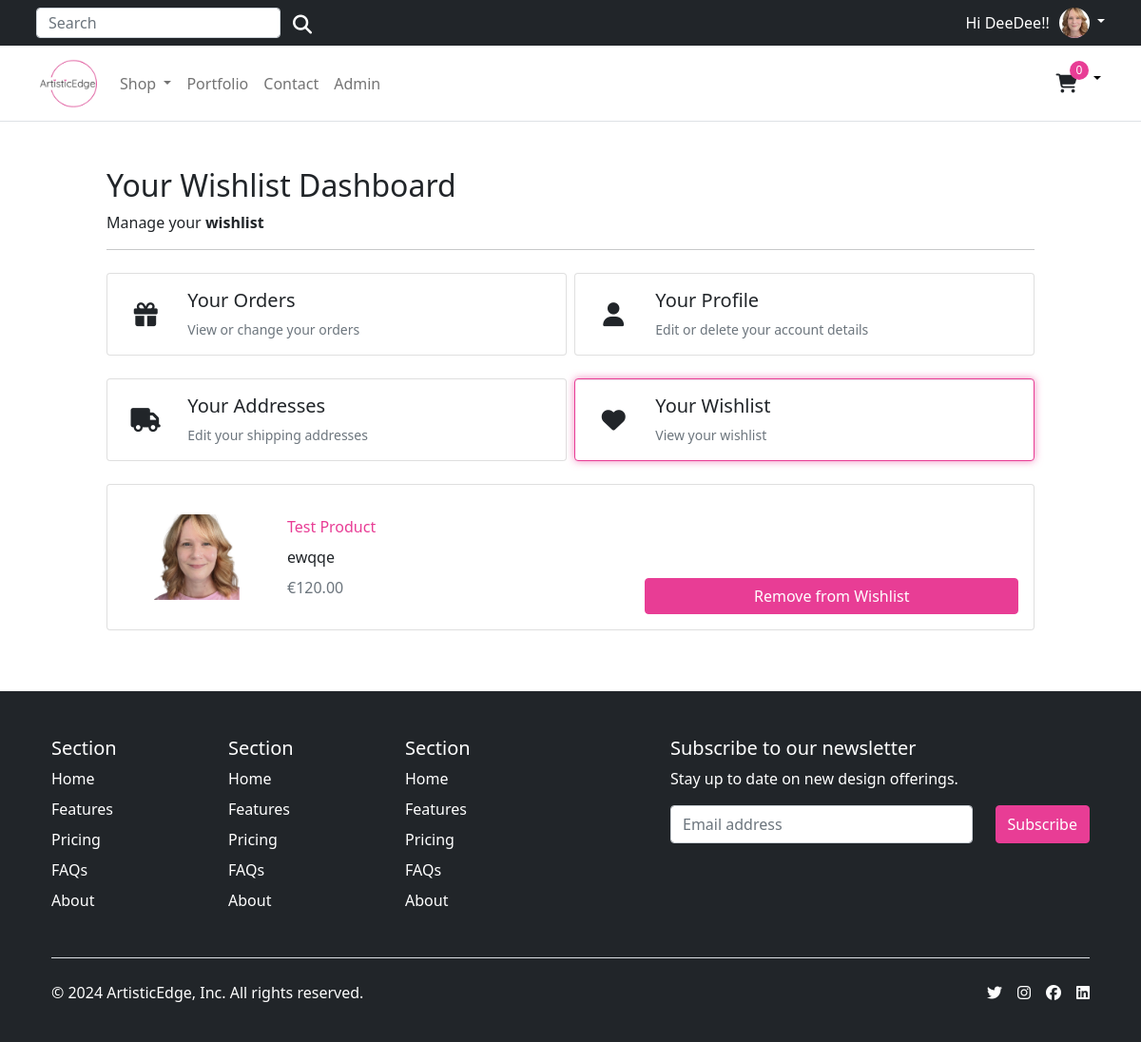
The app's page /account/wishlist/ (signed in) with its own data.
### account/models.py (models this page shows, shortened)
class Customer(AbstractBaseUser, PermissionsMixin):
    email = models.EmailField(_('email address'), unique=True)
    name = models.CharField(max_length=150)
    mobile = models.CharField(max_length=20, blank=True)
    profile_image = models.ImageField(_('profile image'), upload_to='profile_images/', null=True, blank=True)
    is_active = models.BooleanField(default=False)
    is_staff = models.BooleanField(default=False)
    created = models.DateTimeField(auto_now_add=True)
    updated = models.DateTimeField(auto_now=True)
    objects = CustomAccountManager()
    USERNAME_FIELD = 'email'
    REQUIRED_FIELDS = ['name']
    class Meta:
        verbose_name = "Accounts"
        verbose_name_plural = "Accounts"

### store/models.py (models this page shows, shortened)
class Product(models.Model):
    category = models.ForeignKey(Category, related_name='product', on_delete=models.CASCADE)
    created_by = models.ForeignKey(settings.AUTH_USER_MODEL, on_delete=models.CASCADE, related_name='product_creator')
    title = models.CharField(max_length=255)
    description = models.TextField(blank=True)
    image = models.ImageField(upload_to='images/product/', default='images/default.png')
    image_alt_text = models.CharField(max_length=255, blank=True, help_text='Product Image Alternate Text')
    slug = models.SlugField(max_length=255)
    price = models.DecimalField(max_digits=10, decimal_places=2)
    in_stock = models.BooleanField(default=True)
    is_active = models.BooleanField(default=True)
    created = models.DateTimeField(auto_now_add=True)
    updated = models.DateTimeField(auto_now=True)
    users_wishlist = models.ManyToManyField(settings.AUTH_USER_MODEL, related_name="user_wishlist", blank=True)
    average_rating = models.FloatField(default=0.0, help_text="Average Rating of the Product")
    ratings_count = models.IntegerField(default=0, help_text="Total Number of Ratings")
    objects = models.Manager()
    products = ProductManager()
    class Meta:
        verbose_name_plural = 'Products'
        ordering = ('-created',)

### account/views.py (the view)
# urls.py: path("wishlist/", views.wishlist, name="wishlist"),
@login_required
def wishlist(request):
    products = Product.objects.filter(users_wishlist=request.user)
    return render(request, "account/user/user_wish_list.html", {"wishlist": products})

### templates/account/user/user_wish_list.html (shortened to what this page needs)
{% extends "../../base.html" %}
{% load static %}
{% block content %}
<div class="container" style="max-width: 1000px">
    <div class="col-12">
      <h1 class="h2">Your Wishlist Dashboard</h1>
    </div>
    <div class="col-12 d-flex justify-content-between">
        <div>Manage your <b>wishlist</b></div>
    </div>
    <hr />
    <div class="row row-cols-1 row-cols-sm-2 row-cols-md-2 g-2 pt-2">
      <div class="col">
        <a href="{% url "account:dashboard" %}" class="text-reset text-decoration-none" role="button" style="max-width: 540px;">
        <div id="ordersCard" class="card mb-3">
          <div class="row g-0">
            <div class="col-2 position-relative">
                <i class="fa-solid fa-gift position-absolute top-50 start-50 translate-middle" style="font-size: 25px;"></i>
            </div>
            <div class="col-10">
              <div class="card-body ps-0 ps-md-1">
                <h1 class="h5">Your Orders</h1>
                <p class="card-text small text-muted">View or change your orders</p>
              </div>
            </div>
          </div>
        </div>
        </a>
      </div>
      <div class="col">
        <a href="{% url "account:edit_details" %}" class="text-reset text-decoration-none" role="button" style="max-width: 540px;">
        <div id="profileCard" class="card mb-3">
          <div class="row g-0">
            <div class="col-2 position-relative">
                <i class="fa-solid fa-user position-absolute top-50 start-50 translate-middle" style="font-size: 25px;"></i>
            </div>
            <div class="col-10">
              <div class="card-body ps-0 ps-md-1">
                <h1 class="h5">Your Profile</h1>
                <p class="card-text small text-muted">Edit or delete your account details</p>
              </div>
            </div>
          </div>
        </div>
        </a>
      </div>
      <div class="col">
        <a href="{% url "account:addresses" %}" class="text-reset text-decoration-none" role="button" style="max-width: 540px;">
        <div id="addressesCard" class="card mb-3">
          <div class="row g-0">
            <div class="col-2 position-relative">
                <i class="fa-solid fa-truck position-absolute top-50 start-50 translate-middle" style="font-size: 25px;"></i>
            </div>
            <div class="col-10">
              <div class="card-body ps-0 ps-md-1">
                <h1 class="h5">Your Addresses</h1>
                <p class="card-text small text-muted">Edit your shipping addresses</p>
              </div>
            </div>
          </div>
        </div>
        </a>
    </div>
    <div class="col">
        <a href="{% url "account:wishlist" %}" class="text-reset text-decoration-none" role="button" style="max-width: 540px;">
        <div id="wishlistCard" class="card mb-3">
          <div class="row g-0">
            <div class="col-2 position-relative">
              <i class="fa-solid fa-heart position-absolute top-50 start-50 translate-middle" style="font-size: 25px;"></i>
            </div>
            <div class="col-10">
              <div class="card-body ps-0 ps-md-1">
                <h1 class="h5">Your Wishlist</h1>
                <p class="card-text small text-muted">View your wishlist</p>
              </div>
            </div>
          </div>
        </div>
        </a>
      </div>
</div>
<div class="container px-0 pt-2">
  {% if wishlist %}
  {% for product in wishlist %}
  <div class="col-md-12 col-lg-12 p-0">
    <div class="card mb-3 rounded-2 p-3">
      <div class="row g-0">
        <div class="col-md-2 d-flex justify-content-center align-items-center">
          <img class="img-fluid" style="max-width: 90px;" src="{{ product.image.url }}"
              alt="{{ product.image_alt_text }}">
        </div>
        <div class="col-12 col-md-5">
          <div class="card-body d-flex flex-column">
            <a href="{% url 'store:product_detail' slug=product.slug %}" class="text-decoration-none">
              <p class="card-text">{{ product.title }}</p>
            </a>
            <div class="mt-2">
              {{ product.description }}
            </div>
            <div class="mt-2">
              <span class="card-text text-muted">€{{ product.price }}</span>
            </div>
          </div>
        </div>
        <div class="text-end d-flex flex-column justify-content-end col-12 col-md-5">
          <a href="{% url 'account:remove_from_wishlist' product.id %}" class="btn btn-primary mt-2 col-12">
            Remove from Wishlist
          </a>
        </div>
      </div>
    </div>
  </div>
  {% endfor %}
  {% else %}
  <p class="card-text">No products have been added to your wishlist yet</p>
  {% endif %}
</div>
{% endblock %}

### templates/base.html (shortened to what this page needs)
{% load static %}
<!DOCTYPE html>
<html lang="en">
<head>
  {% block corecss %}
    <link href="https://cdn.jsdelivr.net/npm/bootstrap@5.0.0-beta1/dist/css/bootstrap.min.css" rel="stylesheet">
    <link rel="stylesheet" href="https://code.jquery.com/ui/1.13.1/themes/base/jquery-ui.css">
    <link rel="stylesheet" href="{% static 'css/style.css' %}">
  {% endblock%}
</head>
<body>
    <div class="top-banner-container bg-dark">
      <div class="top-banner container bg-dark">
        <div class="d-flex align-items-left flex-grow-1">
          <form class="d-md-flex d-none search-form" method="GET" action="{% url 'store:all_products' %}">
            <input class="form-control top-search-bar" type="search" name="q" placeholder="Search" aria-label="Search">
            <button class="btn search-button" type="submit"><i class="fas fa-search text-white" aria-hidden="true"></i></button>
          </form>
        </div>
        {% if request.user.is_authenticated %}
          <span class="greeting-text">
            Hi {{ request.user.name }}!
          </span>
          <div class="dropdown text-end">
            <a href="#" class="d-block link-body-emphasis text-decoration-none dropdown-toggle" data-bs-toggle="dropdown" aria-expanded="false">
              {% if request.user.profile_image %}
                <img src="{{ request.user.profile_image.url }}" alt="{{ request.user.name }}" width="32" height="32" class="rounded-circle">
              {% else %}
                {% comment %} Default profile image if user has not uploaded one {% endcomment %}
                <img src="{% static 'images/default_profile.png' %}" alt="Default Profile Image" width="32" height="32" class="rounded-circle">
              {% endif %}
            </a>
          </div>
        {% else %}
          <a href="{% url 'account:login' %}">Sign in</a>&nbsp;<span class="text-muted"> or</span>&nbsp;<a href="{% url 'account:register' %}">Register</a>
        {% endif %}
      </div>
    </div>
    <header>
      <nav class="navbar navbar-expand-md navbar-light bg-white border-bottom">
        <div class="container">
          <div class="d-flex w-100 navbar-collapse">
            <a class="navbar-brand d-none d-md-block" href="/">
              <img src="{% static 'images/logo.png' %}" height="60">
            </a>
            <ul class="navbar-nav me-auto mb-2 mb-md-0">
              <li class="nav-item dropdown">
                <a class="nav-link dropdown-toggle d-none d-md-block fw500" href="#" id="navbarDropdown" role="button"
                  data-bs-toggle="dropdown" aria-expanded="false">
                  Shop
                </a>
              </li>
              <li class="nav-item">
                <a class="nav-link d-none d-md-block fw500" href="{% url 'store:portfolio' %}" aria-expanded="false">
                  Portfolio
                </a>
              </li>
              <li class="nav-item">
                <a class="nav-link d-none d-md-block fw500" href="{% url 'store:all_products' %}#contact-form-section" aria-expanded="false">
                  Contact
                </a>
              </li>
              {% if request.user.is_authenticated and request.user.is_staff %}
              <li class="nav-item">
                <a class="nav-link d-none d-md-block fw500" href="{% url 'admin:index' %}" target="_blank">Admin</a>
              </li>
              {% endif %}
            </ul>
            <div class="dropdown text-end d-flex align-center">
                <a type="button" role="button" href="{% url 'store_basket:basket_summary' %}" class="btn store-basket">
                  {% with total_qty=basket|length %}
                      <div id="basket-qty" class="d-inline-flex">
                          {% if total_qty > 0 %}
                              {{ total_qty }}
                          {% else %}
                              0
                          {% endif %}
                      </div>
                  {% endwith %}
                  <i class="fa-solid fa-cart-shopping" aria-hidden="true"></i>
                </a>
                <a href="#" class="d-block link-body-emphasis text-decoration-none dropdown-toggle basket-toggle" data-bs-toggle="dropdown" aria-expanded="false">
                </a>
                </div>
          </div>
        </div>
      </nav>
    </header>
  <main class="main">
    <div class="py-5">
      {% block content %}
      {% endblock %}
    </div>
  </main>
  <footer class="footer bg-dark">
    <div class="container px-4">
        <footer class="pt-5 bg-dark">
          <div class="row">
            <div class="col-6 col-md-2 mb-3">
              <h5>Section</h5>
              <ul class="nav flex-column">
                <li class="nav-item mb-2"><a href="#" class="nav-link p-0 text-body-secondary">Home</a></li>
                <li class="nav-item mb-2"><a href="#" class="nav-link p-0 text-body-secondary">Features</a></li>
                <li class="nav-item mb-2"><a href="#" class="nav-link p-0 text-body-secondary">Pricing</a></li>
                <li class="nav-item mb-2"><a href="#" class="nav-link p-0 text-body-secondary">FAQs</a></li>
                <li class="nav-item mb-2"><a href="#" class="nav-link p-0 text-body-secondary">About</a></li>
              </ul>
            </div>
            <div class="col-6 col-md-2 mb-3">
              <h5>Section</h5>
              <ul class="nav flex-column">
                <li class="nav-item mb-2"><a href="#" class="nav-link p-0 text-body-secondary">Home</a></li>
                <li class="nav-item mb-2"><a href="#" class="nav-link p-0 text-body-secondary">Features</a></li>
                <li class="nav-item mb-2"><a href="#" class="nav-link p-0 text-body-secondary">Pricing</a></li>
                <li class="nav-item mb-2"><a href="#" class="nav-link p-0 text-body-secondary">FAQs</a></li>
                <li class="nav-item mb-2"><a href="#" class="nav-link p-0 text-body-secondary">About</a></li>
              </ul>
            </div>
            <div class="col-6 col-md-2 mb-3">
              <h5>Section</h5>
              <ul class="nav flex-column">
                <li class="nav-item mb-2"><a href="#" class="nav-link p-0 text-body-secondary">Home</a></li>
                <li class="nav-item mb-2"><a href="#" class="nav-link p-0 text-body-secondary">Features</a></li>
                <li class="nav-item mb-2"><a href="#" class="nav-link p-0 text-body-secondary">Pricing</a></li>
                <li class="nav-item mb-2"><a href="#" class="nav-link p-0 text-body-secondary">FAQs</a></li>
                <li class="nav-item mb-2"><a href="#" class="nav-link p-0 text-body-secondary">About</a></li>
              </ul>
            </div>
            <div class="col-md-5 offset-md-1 mb-3">
              <form action="https://gmail.us18.list-manage.com/subscribe/post?u=3b79d343ff245a0fae0275448&amp;id=bf5cc9409a&amp;f_id=0070c6e0f0" method="post" id="mc-embedded-subscribe-form">
                <h5>Subscribe to our newsletter</h5>
                <p>Stay up to date on new design offerings.</p>
                <div class="d-flex flex-column flex-sm-row w-100 gap-2">
                  <input id="mce-EMAIL" type="email" name="EMAIL" style="height: 2.5rem;"class="form-control required email" placeholder="Email address" required="" value="">
                  <div class="optionalParent">
                    <div class="clear foot">
                      <input class="button btn btn-primary" type="submit"  name="subscribe" id="mc-embedded-subscribe" value="Subscribe" style="height: 2.5rem">
                    </div>
                  </div>
                </div>
              </form>
            </div>
          </div>
          <div class="d-flex flex-column flex-sm-row justify-content-between pt-4 my-4 border-top">
            <p>© 2024 ArtisticEdge, Inc. All rights reserved.</p>
            <ul class="list-unstyled d-flex">
              <li class="ms-3"><a class="link-body-emphasis" href="#"><i class="fa-brands fa-twitter"></i></a></li>
              <li class="ms-3"><a class="link-body-emphasis" href="#"><i class="fa-brands fa-instagram"></i></a></li>
              <li class="ms-3"><a class="link-body-emphasis" href="#"><i class="fa-brands fa-facebook"></i></a></li>
              <li class="ms-3"><a class="link-body-emphasis" href="#"><i class="fa-brands fa-linkedin"></i></a></li>
            </ul>
          </div>
        </footer>
      </div>
  </footer>
</body>
</html>

### records on screen
Customer: user.name "DeeDee!", user.profile_image (picture)
Product: image (picture), title "Test Product", description "ewqqe", price "120.00"
